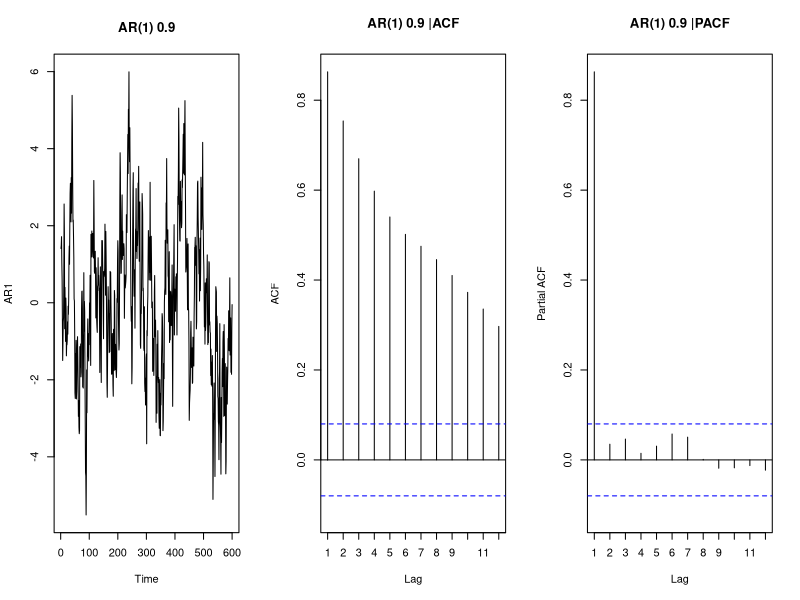
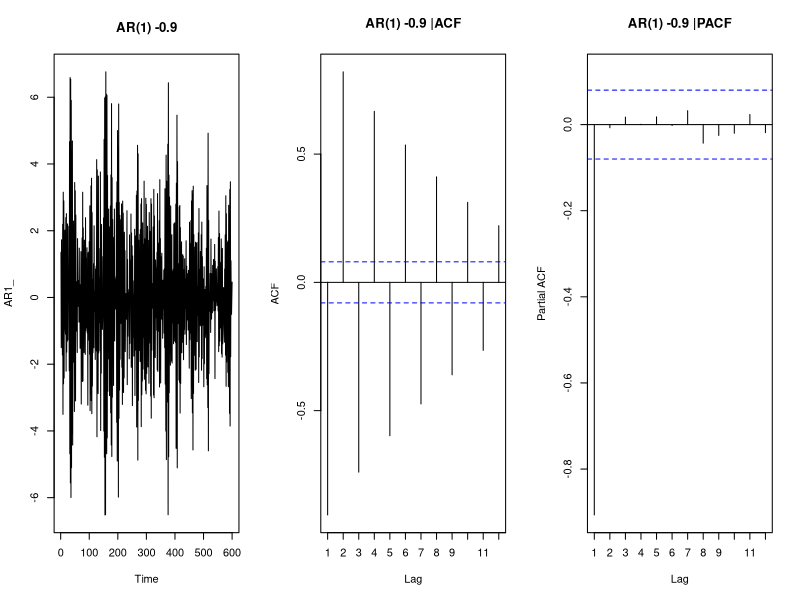
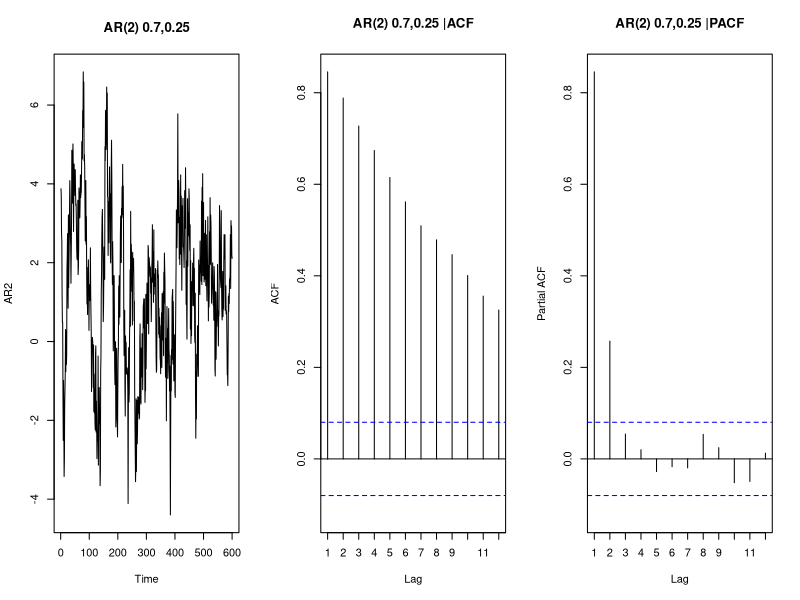
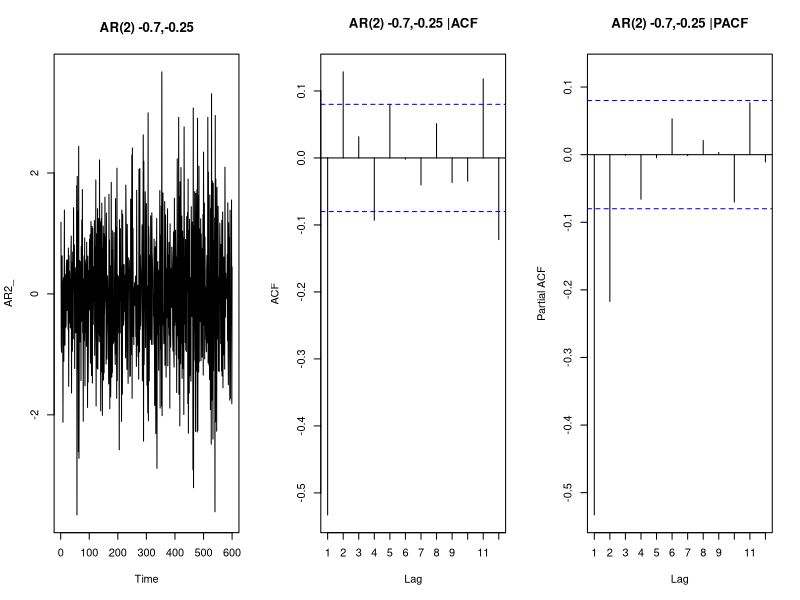
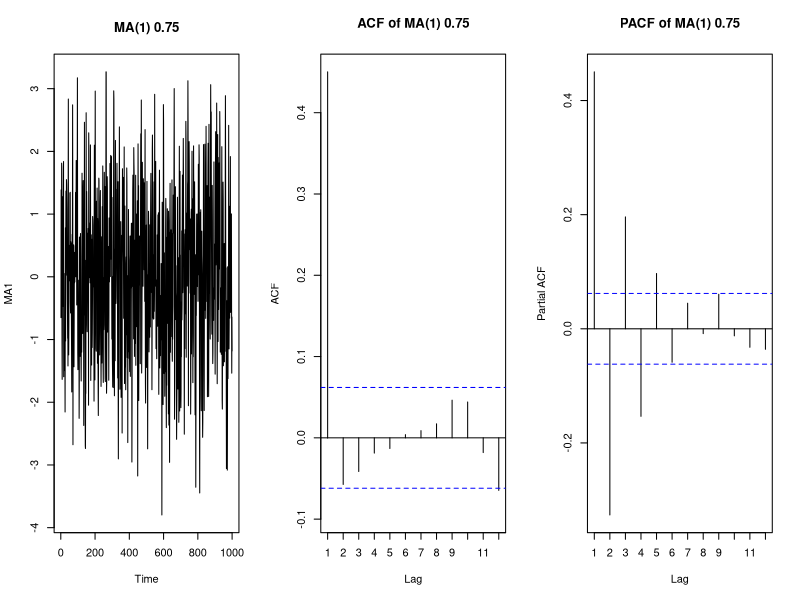
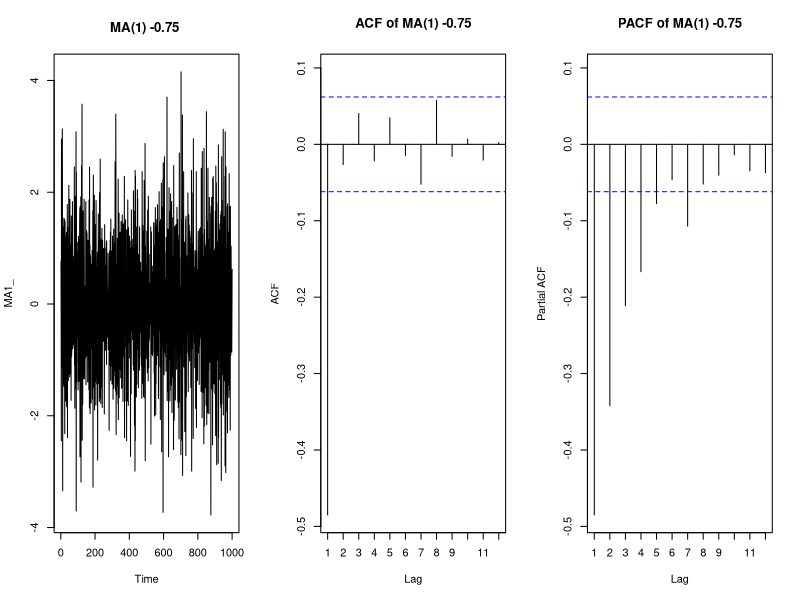
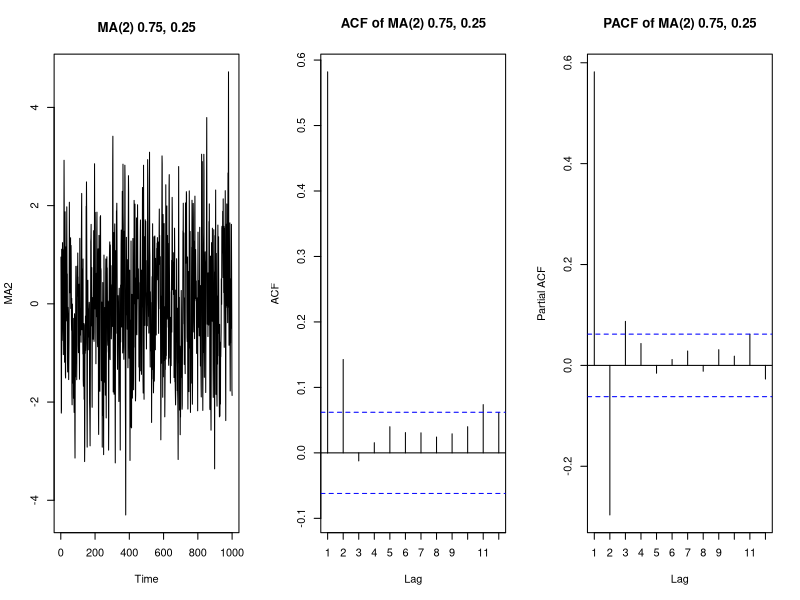
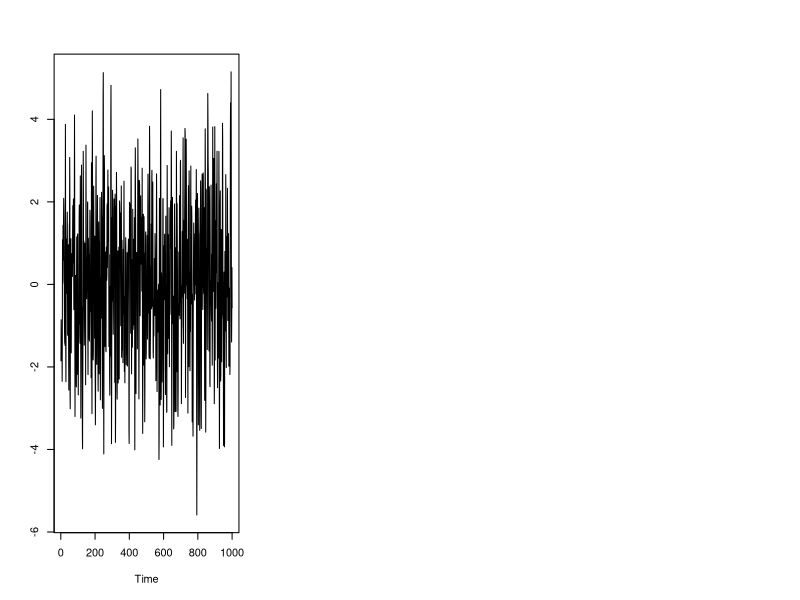

These charts were generated, in order, by the following R code:
rm(list = ls())

#install.packages(c("tseries", "forecast", "fracdiff"))

suppressPackageStartupMessages({
    library('tseries')    #Time Series Analysis and Computational Finance 
    library('forecast')  #Forecasting Functions for Time Series and Linear Models 
    library('fracdiff')    #Fractionally Differenced ARIMA aka ARFIMA(P,d,q) Models
    library('repr')        #Serializable Representations 
})
options(repr.plot.width=8, repr.plot.height=3) # set the plotting parameters   







rm(list = ls())
set.seed(123)

# simulate time series
AR1   <- arima.sim(model = list(ar = c(0.9)), n = 600)
AR1_ <- arima.sim(model = list(ar = c(-0.9)), n = 600)

AR2 <- arima.sim(model = list(ar = c(0.7, 0.25)), n = 600)
AR2_ <- arima.sim(model = list(ar = c(-0.7, -0.25)), n = 600)


par(mfrow = c(1, 3))
ts.plot( AR1,  main='AR(1) 0.9')
Acf(AR1, lag.max = 12, main = "AR(1) 0.9 |ACF")
Pacf(AR1, lag.max = 12, main = "AR(1) 0.9 |PACF")

ts.plot(AR1_,  main='AR(1) -0.9')
Acf(AR1_, lag.max = 12, main = "AR(1) -0.9 |ACF")
Pacf(AR1_, lag.max = 12, main = "AR(1) -0.9 |PACF")

ts.plot(AR2 ,  main='AR(2) 0.7,0.25')
Acf(AR2, lag.max = 12, main = "AR(2) 0.7,0.25 |ACF")
Pacf(AR2, lag.max = 12, main = "AR(2) 0.7,0.25 |PACF")

ts.plot(AR2_ ,  main='AR(2) -0.7,-0.25')
Acf(AR2_, lag.max = 12, main = "AR(2) -0.7,-0.25 |ACF")
Pacf(AR2_, lag.max = 12, main = "AR(2) -0.7,-0.25 |PACF")


set.seed(123)
#Series
    MA1 <- arima.sim(model = list(ma = c(0.75)), n = 1000)
    MA1_ <-arima.sim(model = list(ma = c(-0.75)), n = 1000)
    MA2 <- arima.sim(model = list(ma = c(0.75, 0.25)), n = 1000)

par(mfrow = c(1, 3))

ts.plot(MA1 , main ='MA(1) 0.75')
    Acf(MA1, lag.max = 12, main = "ACF of MA(1) 0.75")
    Pacf(MA1, lag.max = 12, main = "PACF of MA(1) 0.75")

ts.plot(MA1_ , main ='MA(1) -0.75 ')
    Acf(MA1_, lag.max = 12, main = "ACF of MA(1) -0.75")
    Pacf(MA1_, lag.max = 12, main = "PACF of MA(1) -0.75")

ts.plot(MA2 , main ='MA(2) 0.75, 0.25')
    Acf(MA2, lag.max = 12, main = "ACF of MA(2) 0.75, 0.25")
    Pacf(MA2, lag.max = 12, main = "PACF of MA(2) 0.75, 0.25")

rm(list = ls())
set.seed(123)
#Series
    y3 <- arima.sim(model = list(ar = c(0.7, -0.4),  ma = c(0.6, -0.15)), n = 1000)
#Plot
    ts.plot(y3,ylab='')
#ACF/PACF
    par(mfrow=c(1,2))
    Acf(y3, lag.max = 12, main="ACF|  ARMA(2,2)")
    Pacf(y3, lag.max = 12, main="PACF|  ARMA(2,2)")

rm(list = ls())
options(repr.plot.width=8, repr.plot.height=3)
#Import Data
    data <- read.table("CZK_EUR_2008.txt")$V1
#Plot
    plot.ts(data, main='CZK/EUR exchange rate')
#Dickey-Fuller test for stationarity 
    adf.test(data, k = 1)

#Stationarize Data     
    returns <- diff(log(data))
#Plot
    plot.ts(returns, main='Log returns from CZK/EUR exchange rate')
#Dickey-Fuller test for stationarity 
    adf.test(returns, k = 1)
#ACF/PACF 
par(mfrow=c(1,2))
    Acf(returns, lag.max = 12, main="ACF")
    Pacf(returns, lag.max = 12, main="PACF")

#Model fitting  - automatic selection of lags (here using AICc criterion)
    (fit.auto <- auto.arima(returns, seasonal = FALSE, stationary = TRUE, ic = 'aicc', stepwise = FALSE))



# manual fit (of the same model as selected by auto arima)
fit.manual <- arima(returns, order = c(1, 0, 0))
(1-pnorm(abs(fit.manual$coef)/sqrt(diag(fit.manual$var.coef))))*2 # calculate p-values for estimates

# check acf and pacf of residuals
par(mfrow = c(1,2))
    Acf(fit.manual$residuals, main = "ACF of residuals")
    Pacf(fit.manual$residuals, main = "PACF of residuals")

#The Ljung-Box test
    Box.test(fit.manual$residuals,  lag = 20, type = c("Ljung-Box"))

#store residuals in a vector
    residuals <- fit.manual$residuals
#normalize residuals 
    residuals.norm <- residuals/sqrt(fit.manual$sigma2)
#Plot the histogram
    hist(residuals.norm, prob = TRUE, breaks=40, xlab = "Normalized residuals", main="Histogram")
    curve(dnorm(x, mean = 0, sd = 1), col="blue", lwd=1, add=TRUE)

jarque.bera.test(residuals)

    residuals.sqrd <- residuals^2
    plot.ts(residuals.sqrd, ylab = "Squared residuals")

par(mfrow=c(1,2))
    Acf(residuals.sqrd, lag.max = 12, main="ACF residuals.sqrd")
    Pacf(residuals.sqrd, lag.max = 12, main="PACF residuals.sqrd")

# returns vs fitted values
    plot.ts(returns)
    lines(fitted(fit.manual), col = "red")

forecast(fit.manual, h=5)
# because we have ar(1) model, only the previous observation + estimated coefficients are used to calculate the forecast
# forecast quickly gets to the mean of the time series

fcast <- forecast(fit.manual, h=10)
plot(fcast)

set.seed(111)
r <- arima.sim(list(order = c(1,1,0), ar = 0.7), n = 200) #generate nonstationary process, after differencing it is ar(1)
tseries::adf.test(r)
auto.arima(r, ic='bic')

rm(list = ls())
set.seed(345)
#Series
    y0 <- arima.sim(model = list(ar = c(0.25)), n = 1000)
#Plot
    ts.plot(y0,ylab='')
#ACF/PACF
par(mfrow=c(1,2))
    Acf(y0, lag.max = 12, main="ACF")
    Pacf(y0, lag.max = 12, main="PACF")

# automatic selection of orders based on information criteria using AIC (same model selected for AICc)
# only the ar1 coefficient is statistically significant. Coefficients cancel each other, the ar1 coefficient is substantially higher than the true value.
auto.arima(y0, ic='aic')

# Depending on parameters used in auto.arima function, we can get even more overfitted models:
# here we include stepwise=FALSE, which allows searching through more models + AIC criterion. 
# According to the automatized procedure, the ARMA(5,0) model is the best fit. However, if you look at the estimated coefficients, only the first lag is significant. 
auto.arima(y0, seasonal = FALSE, ic = 'aic', stationary = TRUE, stepwise=FALSE) # you can use stepwise = false -- searching over more possible models, slower

# using BIC instead of AIC: (higher penalty for more parameters)
# AR(1) selected, compare the coefficient from this model to models above.
auto.arima(y0, seasonal = FALSE, ic = 'bic', stationary = TRUE, stepwise=FALSE) # you can use stepwise = false -- searching over more possible models, slower

#Model fitting - manually
arima(y0, order = c(1, 0, 0))

arima(y0, order = c(2, 0, 0))
arima(y0, order = c(2, 0, 1)) # convergence problem - this model should not be used


#(1-pnorm(abs(model$coef)/sqrt(diag(model$var.coef))))*2 # calculate p value for estimates



# if we want to compare two NESTED models, we can also use likelihood ratio test - LR test
# this allows formally testing, while with information criteria we can only compare numbers and select the highest

# using log likelihood to calculate LR:
#h0: restrictions hold - restricted model is better
#h1: unrestricted model better

restricted_model = arima(y0, order = c(1, 0, 0))
unrestricted_model = arima(y0, order = c(2, 0, 1))
df = 2 # number of restrictions in the restricted model compared to unrestricted one

lrstat <- 2*(unrestricted_model$loglik - restricted_model$loglik)
lrstat
# getting p-value 
pchisq(lrstat, df = df, lower.tail = F) 

# alternatively using lrtest function
#library(lmtest)
#lrtest(unrestricted_model, restricted_model)

# conclusion - p-value of 0.42 -> we cannot reject the null that restriction is valid (restricted model is better)

library('tseries')   #Time Series Analysis and Computational Finance 
library('forecast') #Forecasting Functions for Time Series and Linear Models 
library('repr') #Serializable Representations 

md = read.table(
    'ARMA_data.csv', # relative path to csv file.
    header = TRUE, sep = ',', skip=0)
series = md[['x']]
head(series)













rm(list = ls())
options(repr.plot.width=8, repr.plot.height=5)
# ARFIMA(0.5,0.4,0.0)
    psi <- 0.5
    dd <- 0.4
# ARFIMA with coefficient psi and difference dd 
    y1 <- fracdiff.sim(n = 1000, ar = psi, ma = 0.0, d=0.4) 
# ARIMA(1,0,0) with coefficient psi 
    y2 <- arima.sim(model = list(ar = psi), n = 1000) 
# Graphics
par(mfrow = c(2,2))
    plot.ts(y1$series, main='Time series plot of long memory', ylab='')
    Acf(y1$series, lag.max = 50, main='Autocorrelations of long memory')
    plot.ts(y2, main='Time series plot of short memory', ylab='')
    Acf(y2, lag.max = 50, main='Autocorrelations of short memory')

#estimating ARFIMA series simulated above: 
    summary(fracdiff(y1$series, nar = 1))

data <- read.table("CZK_EUR_2008.txt")$V1
length(data)/12 

length(data)


rm(list = ls())
options(repr.plot.width=8, repr.plot.height=3)

data <- read.table("CZK_EUR_2008.txt")$V1
    plot.ts(data)
    adf.test(data, k = 1)
returns <- diff(log(data), lag =25) #monthly
    plot.ts(returns)
    adf.test(returns, k = 1)
par(mfrow=c(1,2))
    Acf(returns, lag.max = 12, main="ACF returns")
    Pacf(returns, lag.max = 12, main="PACF returns")

    (fit.auto <- auto.arima(returns, seasonal = FALSE, stationary = TRUE, ic = 'aicc', stepwise = FALSE))
    (fit.manual <- arima(returns, order = c(2, 0, 0)))

par(mfrow = c(1,2))
    Acf(fit.auto$residuals, main = "ACF residuals")
    Pacf(fit.auto$residuals, main = "PACF residuals")

    Box.test(fit.manual$residuals,  lag = 20, type = c("Ljung-Box"))

    residuals <- fit.manual$residuals
    residuals.norm <- residuals/sqrt(fit.manual$sigma2)
    hist(residuals.norm, prob = TRUE, breaks=40, xlab = "Normalized residuals", main="Histogram")
    curve(dnorm(x, mean = 0, sd = 1), col="blue", lwd=1, add=TRUE)

    jarque.bera.test(residuals)

    residuals.sqrd <- residuals^2
    plot.ts(residuals.sqrd, ylab = "Squared returns")

par(mfrow=c(1,2))
    Acf(residuals.sqrd, lag.max = 12, main="ACF residuals.sqrd")
    Pacf(residuals.sqrd, lag.max = 12, main="PACF residuals.sqrd")

plot.ts(returns)
    lines(fitted(fit.manual), col = "red")

    fcast <- forecast(fit.manual, h=10)
    plot(fcast)

data <- read.table("CZK_EUR_2017-20.txt")$V1
length(data)/4 # we have four years of daily data - it includes non trading days (padded with previous value)

rm(list = ls())
options(repr.plot.width=8, repr.plot.height=3) 
data <- read.table("CZK_EUR_2017-20.txt")$V1

print("Now lets try to model exchange rate for longer period")

plot.ts(data)
adf.test(data, k = 1)

print("According to the ADF test, data are not stationary. We have to stationarize them. As it is common in finance applications, let's compute the log returns")
returns <- diff(log(data), lag = 31)
adf.test(returns, k = 1)
plot.ts(returns)

print("Which model to choose?")
par(mfrow=c(1,2))
Acf(returns, lag.max = 12, main="ACF returns")
Pacf(returns, lag.max = 12, main="PACF returns")

print("autofit")
(fit.auto <- auto.arima(returns, seasonal = FALSE, stationary = TRUE, ic = 'aicc', stepwise = FALSE))
(fit.manual <- arima(returns, order = c(1,0,0)))

par(mfrow = c(1,2))
Acf(fit.auto$residuals, main = "ACF fit.auto")
Pacf(fit.auto$residuals, main = "PACF fit.auto")

print("Ljung-Box test")
Box.test(fit.manual$residuals,  lag = 20, type = c("Ljung-Box"))

print("Let's check the residuals for manual fit. Let's investigate whether there is some dependency left in them")
residuals <- fit.manual$residuals
residuals.norm <- residuals/sqrt(fit.manual$sigma2)
hist(residuals.norm, prob = TRUE, breaks=40, xlab = "Normalized residuals", main="Histogram")
curve(dnorm(x, mean = 0, sd = 1), col="blue", lwd=1, add=TRUE)

jarque.bera.test(residuals)

residuals.sqrd <- residuals^2
plot.ts(residuals.sqrd, ylab = "Squared returns")

par(mfrow=c(1,2))
Acf(residuals.sqrd, lag.max = 12, main="ACF residuals.sqrd")
Pacf(residuals.sqrd, lag.max = 12, main="PACF residuals.sqrd")

par(mfrow=c(1,1))
plot.ts(returns)
lines(fitted(fit.manual), col = "red")

print("Let's try to forecast the future values using our model")
fcast <- forecast(fit.manual, h=5)
plot(fcast)
